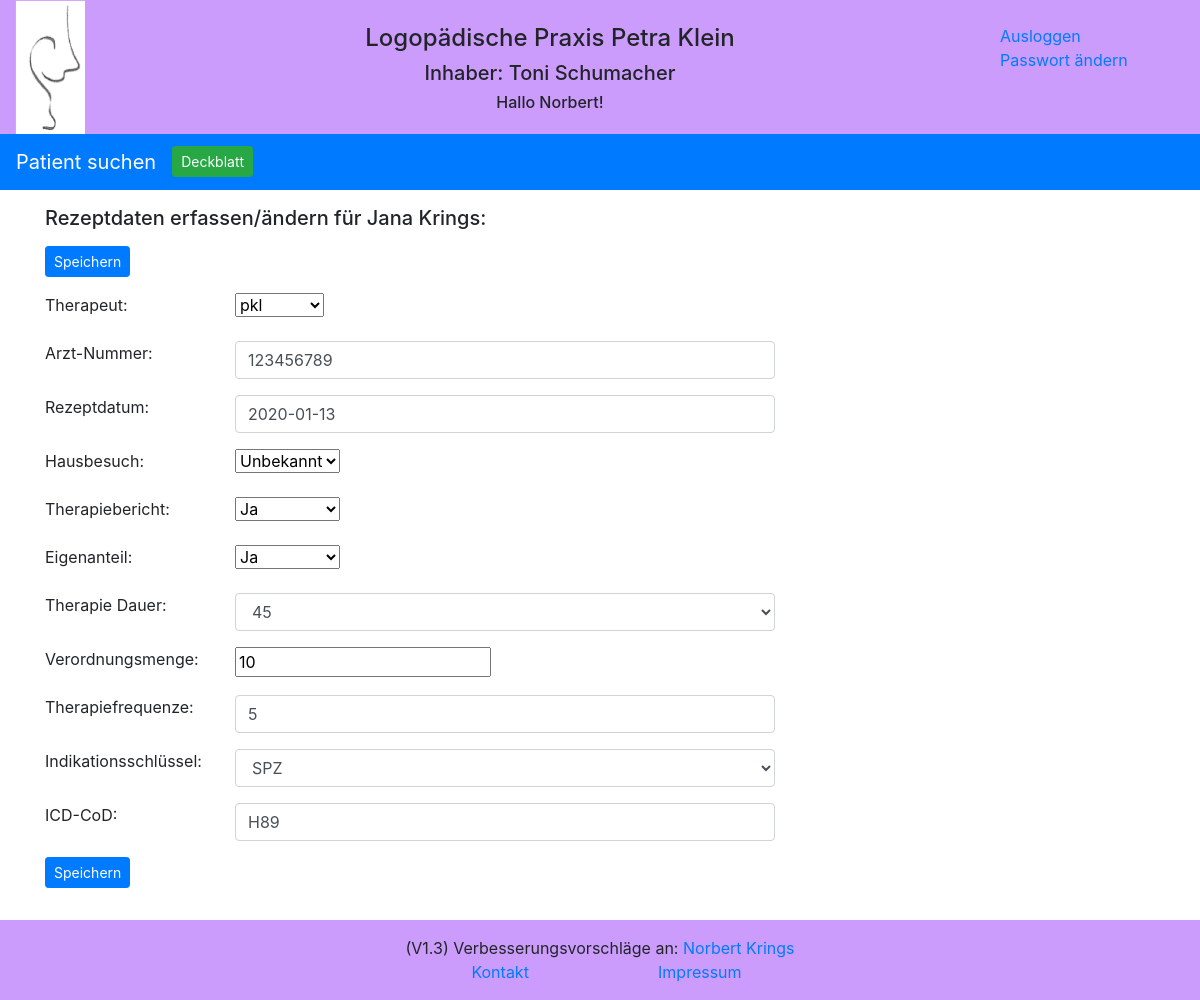
Screenshot of /reports/edit/therapy/7/ (signed in) with the database file from the repository.
### reports/models.py (models this page shows, shortened)
class Patient(models.Model):
    GENDER = (
        ('1', 'weiblich'),
        ('2', 'männlich'),
    )
    pa_first_name = models.CharField(max_length=50)
    pa_last_name = models.CharField(max_length=50)
    pa_street = models.CharField(max_length=100)
    pa_city = models.CharField(max_length=255)
    pa_phone = models.CharField(max_length=100, blank=True, default='', null=True)
    pa_cell_phone = models.CharField(max_length=100, blank=True, default='', null=True)
    pa_cell_phone_add1 = models.CharField(max_length=100, blank=True, default='', null=True)
    pa_cell_phone_add2 = models.CharField(max_length=100, blank=True, default='', null=True)
    pa_date_of_birth = models.DateField(default='1900-01-01')
    pa_gender = models.CharField(max_length=1, choices=GENDER, default='1')
    pa_attention = models.CharField(max_length=100, blank=True, default='')
    pa_allergy = models.CharField(max_length=100, blank=True, default='')
    pa_note = models.CharField(max_length=255, blank=True, default='')
    pa_active_no_yes = models.BooleanField(default=True, null=True)
    class Meta:
        constraints = [
            models.UniqueConstraint(fields=['pa_first_name', 'pa_last_name', 'pa_date_of_birth'], name='unique pa_name'),
        ]

class Therapy(models.Model):
    recipe_date = models.DateField(auto_now=False, auto_now_add=False)
    therapy_regulation_amount = models.IntegerField(blank=True, null=True)
    therapy_duration = models.CharField(max_length=10, default='')
    therapy_frequence = models.CharField(max_length=5, default='')
    therapy_rid_of = models.BooleanField(default=False, null=True)
    therapy_report_no_yes = models.BooleanField(default=True, null=True)
    therapy_homevisit_no_yes = models.BooleanField(default=False, null=True)
    therapy_indication_key = models.CharField(max_length=10, default='')
    therapy_icd_cod = models.CharField(max_length=10, default='')
    therapy_doctor = models.ForeignKey(Doctor, on_delete=models.CASCADE, default='')
    patients = models.ForeignKey(Patient, on_delete=models.CASCADE, default='')
    therapists = models.ForeignKey(Therapist, on_delete=models.CASCADE, default='', null=True)

### reports/views.py (the view)
# urls.py: path('edit/therapy/<id>/', views.edit_therapy, name='edit_therapy'),
def edit_therapy(request, id=None):
    request.session.set_expiry(settings.SESSION_EXPIRE_SECONDS)
    item = get_object_or_404(Therapy, id=id)
    form = TherapyForm(request.POST or None, instance=item)
    if form.is_valid():
        form.save()
        logger.info('edit_therapy: Rezept mit der ID:' + str(item.id) + ' geändert')
        return redirect('/reports/therapy/' + str(item.id) + '/')
    logger.info('edit_therapy: Rezeptformular des Patienten mit der ID: ' + str(item.id) + ' zwecks Änderung aufgerufen')
    doctor_value = Doctor.objects.get(id=item.therapy_doctor.id)
    data = {'id': item.id,
              'recipe_date': item.recipe_date,
              'therapy_regulation_amount': item.therapy_regulation_amount,
              'therapy_duration': item.therapy_duration,
              'therapy_frequence': item.therapy_frequence,
              'therapy_rid_of': item.therapy_rid_of,
              'therapy_report_no_yes': item.therapy_report_no_yes ,
              'therapy_indication_key': item.therapy_indication_key ,
              'therapy_icd_cod': item.therapy_icd_cod,
              'therapy_doctor': doctor_value,
              'patients': item.patients,
              'therapists': item.therapists}
    form = TherapyForm(data)
    return render(request, 'reports/therapy_form.html', {'form': form, 'patient': item.patients})

### reports/forms.py (called while the page is built)
    def check_indication(value):
        if value == "n/a":
            raise forms.ValidationError("Bitte Indikationsschlüssel auswählen")

    def clean_therapy_doctor(self):
        data = self.cleaned_data['therapy_doctor']
        if len(data) == 9:
            therapy_doctor_instance = Doctor.objects.filter(doctor_lanr=data)
            if len(therapy_doctor_instance) == 1:
                therapy_doctor = Doctor.objects.get(doctor_lanr=data)
                return therapy_doctor
            else:
                raise forms.ValidationError("Arzt wurde nicht gefunden. Ggf. als neuen Arzt erfassen.")
        return data

### reports/models.py (called while the page is built)
    def __str__(self):
        return self.doctor_lanr

    def __str__(self):
        return self.tp_initial

### reports/templates/reports/therapy_form.html (shortened to what this page needs)
{% extends "base.html" %}
{% block extrahead %}
    {% load static %}
    <link rel="stylesheet" href="{% static 'reports/style_e2.css' %}">
{% endblock %}
{% block nav %}
<nav class="navbar navbar-expand-sm bg-primary navbar-dark">
  <a class="navbar-brand" href="{% url 'reports:index' %}" >Patient suchen</a>
  <div class="collapse navbar-collapse" id="collapsibleNavbar">
    <ul class="navbar-nav">
        <li class="nav-item">
            <a class="btn btn-success btn-sm" href="{% url 'reports:patient' patient.id %}" role="button">Deckblatt</a>
        </li>
    </ul>
  </div>
</nav>
{% endblock %}
{% block content %}
<content>
    <form method="POST" enctype="multipart/form-data" action="">
        <div class="container">
            <div class="row">
                <div class="col-sm">
                    <h5>Rezeptdaten erfassen/ändern für {{ patient.pa_first_name }} {{ patient.pa_last_name }}: </h5>
                </div>
            </div>
           <div class="form-group row">
                <div class="col-sm-offset-2 col-sm-6">
                    <button type="submit" class="btn btn-primary btn-sm">Speichern</button>
                </div>
            </div>
            <div class="form-group row">
                <label for="{{ form.therapists.id_for_label }}" class="col-sm-2 control-label">Therapeut:</label>
                <div class="col-sm-6">
                    {{ form.therapists }}
                </div>
            </div>
            <div class="form-group row">
                <label for="{{ form.therapy_doctor.id_for_label }}" class="col-sm-2 control-label">Arzt-Nummer:</label>
                <div class="col-sm-6">
                    {{ form.therapy_doctor }}
                </div>
            </div>
            <div class="form-group row">
                <label for="{{ form.recipe_date.id_for_label }}" class="col-sm-2 control-label">Rezeptdatum: </label>
                <div class="col-sm-6">
                    {{ form.recipe_date }}
                </div>
            </div>
            <div class="form-group row">
                <label for="{{ form.therapy_homevisit_no_yes.id_for_label }}" class="col-sm-2 control-label">Hausbesuch: </label>
                <div class="col-sm-6">
                    {{ form.therapy_homevisit_no_yes }}
                </div>
            </div>
            <div class="form-group row">
                <label for="{{ form.therapy_report_no_yes.id_for_label }}" class="col-sm-2 control-label">Therapiebericht: </label>
                <div class="col-sm-6">
                    {{ form.therapy_report_no_yes }}
                </div>
            </div>
            <div class="form-group row">
                <label for="{{ form.therapy_rid_of.id_for_label }}" class="col-sm-2 control-label">Eigenanteil: </label>
                <div class="col-sm-6">
                    {{ form.therapy_rid_of }}
                </div>
            </div>
            <div class="form-group row">
                <label for="{{ form.therapy_duration.id_for_label }}" class="col-sm-2 control-label">Therapie Dauer: </label>
                <div class="col-sm-6">
                    {{ form.therapy_duration }}
                </div>
            </div>
            <div class="form-group row">
                <label for="{{ form.therapy_regulation_amount.id_for_label }}" class="col-sm-2 control-label">Verordnungsmenge: </label>
                <div class="col-sm-6">
                    {{ form.therapy_regulation_amount }}
                </div>
            </div>
            <div class="form-group row">
                <label for="{{ form.therapy_frequence.id_for_label }}" class="col-sm-2 control-label">Therapiefrequenze: </label>
                <div class="col-sm-6">
                    {{ form.therapy_frequence }}
                </div>
            </div>
            <div class="form-group row">
                <label for="{{ form.therapy_indication_key.id_for_label }}" class="col-sm-2 control-label">Indikationsschlüssel: </label>
                <div class="col-sm-6">
                    {{ form.therapy_indication_key }}
                </div>
            </div>
            <div class="form-group row">
                <label for="{{ form.therapy_icd_cod.id_for_label }}" class="col-sm-2 control-label">ICD-CoD: </label>
                <div class="col-sm-6">
                    {{ form.therapy_icd_cod }}
                </div>
            </div>
           <div class="form-group row">
                <div class="col-sm-offset-2 col-sm-6">
                    <button type="submit" class="btn btn-primary btn-sm">Speichern</button>
                </div>
            </div>
        </div>
    </form>
</content>
{% endblock %}

### reports/templates/header.html (shortened to what this page needs)
    {% load static %}
    <div class="container-fluid text-center header">
        <div class="row" >
            <div class="col-sm-1 d-none d-md-block">
                <img src="{% static 'reports/images/logopaedie.png' %}" width=70px margin="0" alt="Logopädie">
            </div>
            <div class="col-sm-9">
                <div class="row">
                    <div class="col-sm">
                    </div>
                </div>
                <div class="row">
                    <div class="col-sm">
                        <h4>Logopädische Praxis Petra Klein</h4>
                    </div>
                </div>
                <div class="row" >
                    <div class="col-sm d-none d-md-block">
                        <h5>Inhaber: Toni Schumacher</h5>
                    </div>
                </div>
                <div class="row">
                    <div class="col-sm d-none d-md-block">
                        <h6>{% if user.is_authenticated %} Hallo {{ user.first_name }}! {% endif %}</h6>
                    </div>
                </div>
            </div>
            <div class="col-sm-2 d-none d-md-block">
                <div class="col-sm">
                </div>
                {% if user.is_authenticated %}
                <div class="row"><a href="{% url 'logout' %}">Ausloggen</a></div>
                <div class="row"><a href="{% url 'password_change' %}">Passwort ändern</a></div>
                {% endif %}
            </div>
        </div>
    </div>

### reports/static/reports/logopaedie.css (style rules this page uses)
.header { background-color: #cb9cfc; }

### reports/static/reports/style_e2.css (style rules this page uses)
body { grid-template-columns: 175px 4fr; }
content { grid-column: 2 / 5; grid-row: 2 / 4; }

### rows the page displays
Patient: pa_first_name "Jana", pa_last_name "Krings"
Therapy: therapists "pkl", therapy_doctor "123456789", recipe_date "2020-01-13", therapy_homevisit_no_yes "Unbekannt", therapy_report_no_yes "Ja", therapy_rid_of "Ja", therapy_duration "45", therapy_regulation_amount "10", therapy_frequence "5", therapy_indication_key "SPZ", therapy_icd_cod "H89"

### other values shown
{{ user.first_name }} "Norbert"
